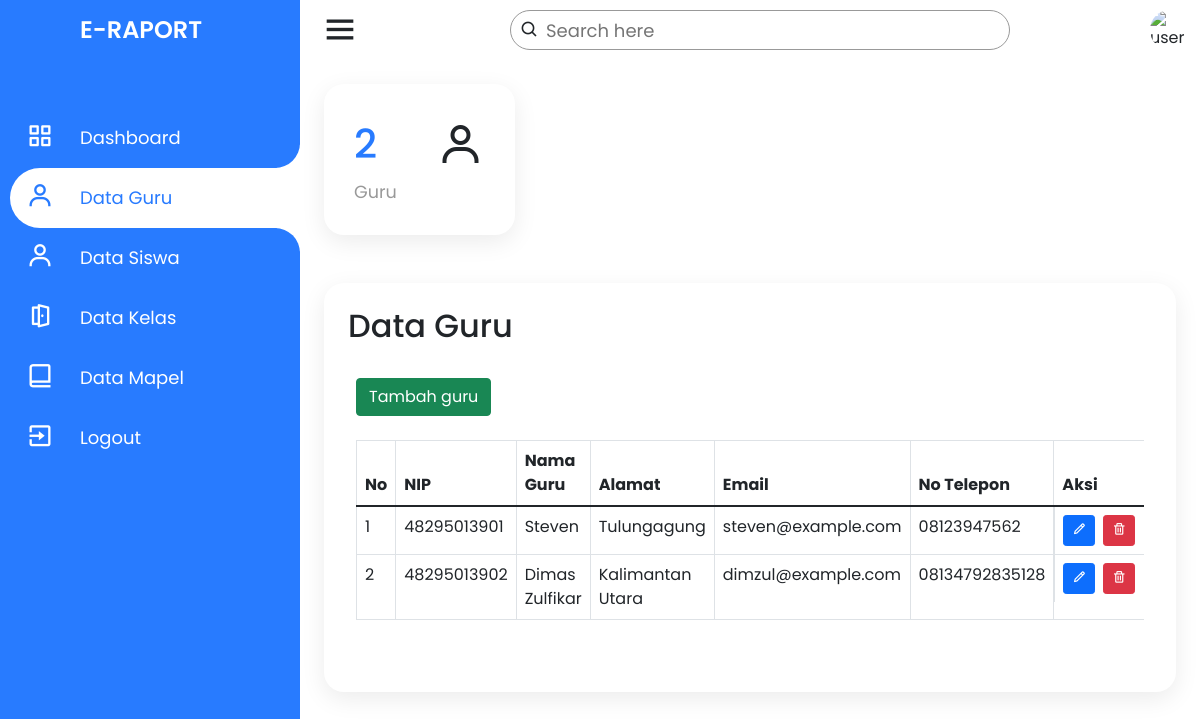
Page /admin/data-guru.php (signed in) on the earlier database version.
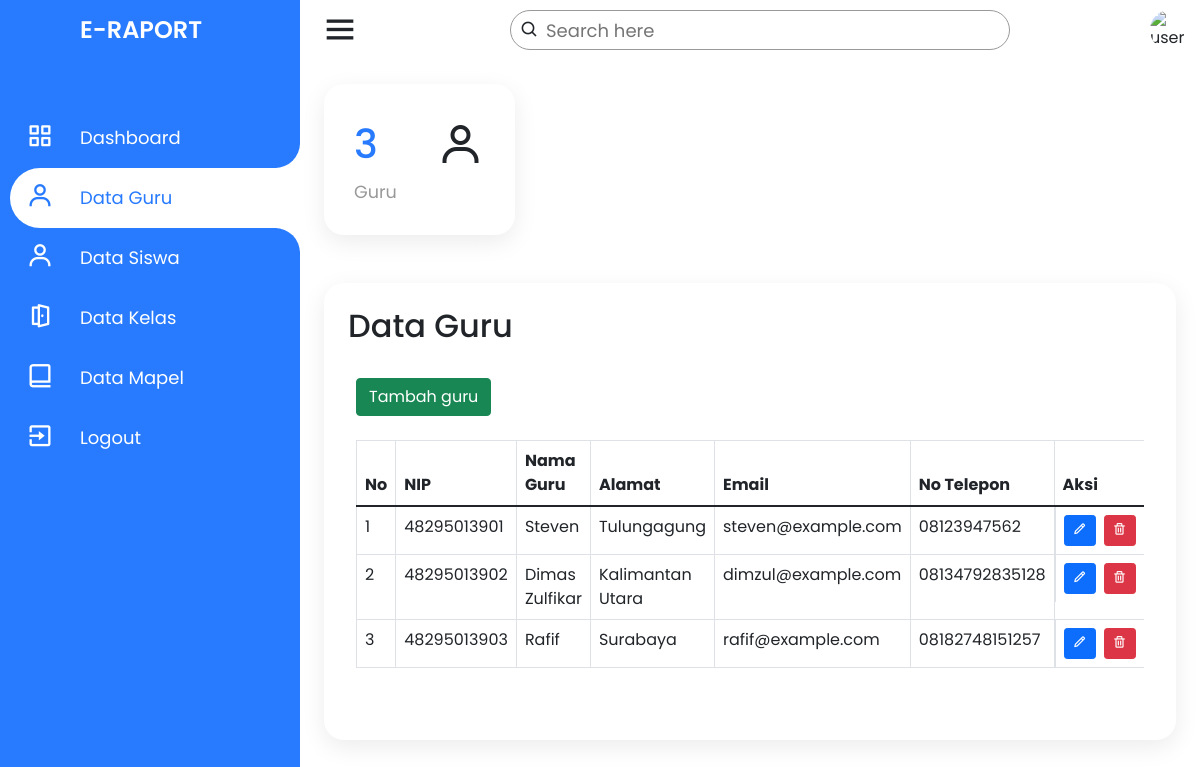
Same page on the later database version.
### tables this page shows
CREATE TABLE `guru` (
  `nip` varchar(11) NOT NULL,
  `nama_guru` varchar(50) NOT NULL,
  `jenis_kelamin` enum('Laki-laki','Perempuan') NOT NULL,
  `alamat` text NOT NULL,
  `email` varchar(30) NOT NULL,
  `no_telp` varchar(14) NOT NULL,
  `agama` enum('Islam','Kristen','Katolik','Hindu','Buddha','Konghuchu') NOT NULL,
  `status` varchar(20) NOT NULL,
  `tanggal_lahir` date NOT NULL,
  `password` varchar(255) NOT NULL,
  PRIMARY KEY (`nip`)
);

### admin/data-guru.php (the view, shortened to what the changed rows need)
<?php
require_once dirname(__FILE__) . '/../connection.php';
if (!isset($_GET['p'])) {
    $page_no = 1;
} else {
    $page_no = $_GET['p'];
}
$records_per_page = 30;
$offset = ($page_no - 1) * $records_per_page;
?>
<!DOCTYPE html>
<html lang="en" dir="ltr">
<head>
    <link rel="stylesheet" href="style.css">
    <link href='https://unpkg.com/boxicons@2.0.7/css/boxicons.min.css' rel='stylesheet'>
    <link href="https://cdn.jsdelivr.net/npm/bootstrap@5.1.3/dist/css/bootstrap.min.css" rel="stylesheet">
    <link rel="stylesheet" href="../assets/css/style.css">
</head>
<body>
    <div class="container">
        <div class="navigation">
            <ul>
                <li>
                    <a href="#">
                        <h1 class="title">E-Raport</h1>
                    </a>
                </li>
            </ul>
        </div>
    </div>
    <div class="main">
        <div class="cardBox">
            <div class="card">
                <div>
                    <?php
                    $result_guru = $conn->query("SELECT * FROM guru LIMIT $records_per_page OFFSET $offset");
                    if ($result_guru && $result_guru->num_rows > 0) {
                        $result_jml = $conn->query("SELECT COUNT(*) AS total_guru FROM guru");
                        $jml = $result_jml->fetch_assoc();
                        echo "<div class='numbers'>${jml['total_guru']}</div>";
                    }
                    ?>
                    <div class="cardName">Guru</div>
                </div>
            </div>
        </div>
        <div class="konten">
            <h2 class="konten_title">
                Data Guru
            </h2>
            <div class="konten_isi">
                <div class="konten_table table-responsive">
                    <table class="table table-bordered">
                        <thead>
                            <tr>
                                <th>No</th>
                                <th>NIP</th>
                                <th>Nama Guru</th>
                                <th>Alamat</th>
                                <th>Email</th>
                                <th>No Telepon</th>
                                <th>Aksi</th>
                            </tr>
                        </thead>
                        <?php
                        $result_guru = $conn->query("SELECT * FROM guru LIMIT $records_per_page OFFSET $offset");
                        if ($result_guru && $result_guru->num_rows > 0) {
                            $no = 1;
                            while ($row = $result_guru->fetch_assoc()) {
                                echo "
                                <tr>
                                    <td>$no</td>
                                    <td>${row['nip']}</td>
                                    <td>${row['nama_guru']}</td>
                                    <td>${row['alamat']}</td>
                                    <td>${row['email']}</td>
                                    <td>${row['no_telp']}</td>
                                    <td class='aksi'>
                                        <a href='ubah-data-guru?nip=${row['nip']}'><button type='button' data-bs-toggle='tooltip' class='btn btn-primary btn-sm' title='Ubah'><i class='bx bx-pencil'></i></button></a>
                                        <a href='hapus-data-guru?nip=${row['nip']}'><button type='button' data-bs-toggle='tooltip' class='btn btn-danger btn-sm' title='Hapus'><i class='bx bx-trash'></i></button></a>
                                    </td>
                                </tr>
                                ";
                                $no++;
                            }
                        }
                        ?>
                    </table>
                </div>
            </div>
        </div>
    </div>
</body>
</html>

Differences in the rows shown:
added guru: nip "48295013903", nama_guru "Rafif", alamat "Surabaya", email "rafif@example.com", no_telp "08182748151257"
Other differences:
jml['total_guru']: "2" → "3"
